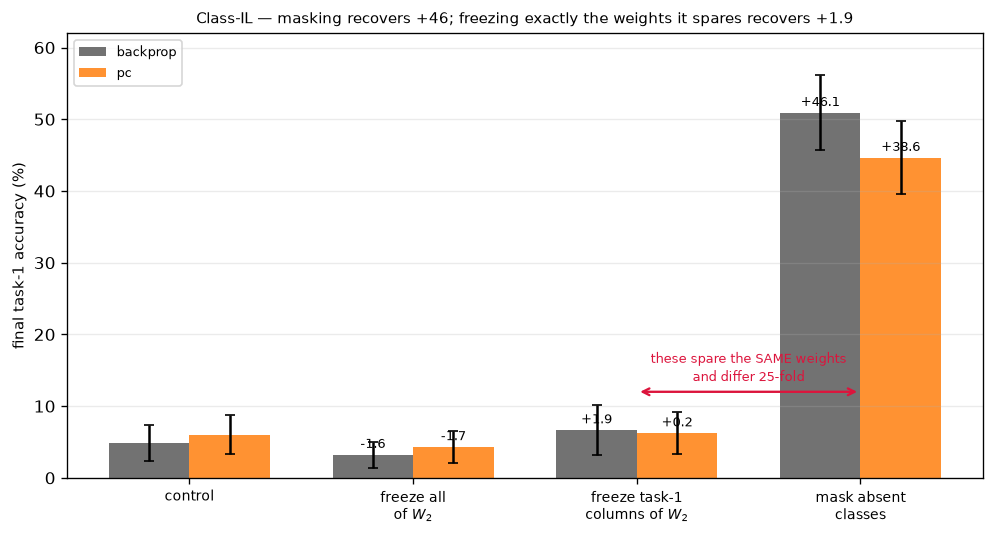

The script that drew this image:
"""Is Class-IL forgetting the task-1 output weights being driven down, or the competition at argmax?

900-series PLOT SCRIPT. Loads a saved array, trains nothing. Results R5 -- the decisive experiment
for the contradiction at the centre of the section.

ONE PLOT, one grid cell, form from 007's SK_PFREEZE: the four conditions as bars against a zero
reference, with the two that ought to agree marked.

THE CONTRADICTION IT RESOLVES. Masking the absent classes recovers a great deal; freezing the
whole output layer recovers nothing (+0.36 ± 0.43, script 130). Both spare the task-1 output
weights during task 2, so naively they should agree. They differ in exactly one way:

    masking        is TRAIN-TIME ONLY. `active_vector` zeroes the error inside `output_error`, so
                   the task-1 units get no gradient -- while `predict` still argmaxes over all ten
                   units and task 2's units keep learning normally.
    freeze all W2  spares the task-1 columns too, but ALSO blocks task 2 from learning through the
                   readout at all, forcing it into W1 and damaging the shared trunk.

806 adds the condition that separates them: freeze ONLY the task-1 columns of W2 and the matching
entries of b2 -- masking's intervention expressed in weight space, with task 2's readout left free.

⚠ THE ANSWER IS THE SECOND OF THREE PRE-COMMITTED READINGS, recorded in 806's docstring BEFORE the
run, so it cannot be rationalised afterwards:
    freeze_w2_t1 ≈ mask      -> the mechanism IS the task-1 readout weights being driven down
    freeze_w2_t1 ≈ control   -> masking works another way; the readout account needs rewriting
    in between               -> both effects are real; report their relative size

    final task-1 accuracy, Class-IL, ten seeds        backprop   pc
        control                                            4.8   6.0
        freeze all of W2                                   3.2   4.3
        freeze task-1 columns of W2 + b2                   6.7   6.3
        mask absent classes                               50.9  44.7

    paired against control          final task-1              crossover
        freeze task-1 columns     +1.87 ± 1.03 (1.8 sem)   +1.16 ± 0.23 (5.0 sem, 10W-0L)
        mask                     +46.11 ± 4.52 (10.2 sem)  +0.20 ± 1.96 (0.1 sem, 3 censored)

Masking recovers about +46; freezing exactly the weights it spares recovers about +1.9. Twenty-five
times smaller, so MASKING DOES NOT WORK BY SPARING THOSE WEIGHTS. The remaining candidate is that
masking changes what W1 learns -- the trunk reshaped to serve an objective with no competing
targets -- which is not a readout account at all.

AND THEY DO NOT EVEN ACT AT THE SAME TIME. Freezing shifts where the curves CROSS (+1.16, 5.0 sem)
and barely moves the endpoint; masking shifts the ENDPOINT by +46 and not the crossing. One
mechanism at two strengths would differ in size but agree in shape. A second, independent reason
to reject the readout account.

⚠ FREEZING ALL OF W2 IS WORSE THAN THE CONTROL (3.2 against 4.8), because it also blocks task 2's
readout path. The three freeze conditions bracket the effect rather than repeating it.

⚠ CENSORING. Under masking, backprop's crossover is undefined on 3/10 seeds -- task 1 never fell
below task 2, the best outcome the metric can encounter. Annotated, never dropped.

Class-IL only: Domain-IL has no absent classes, so neither masking nor a task-1 column freeze is
definable there. That asymmetry is the same structural fact R1 rests on.

Styling follows the 300-series scripts: tab: colours, dpi 120, bbox_inches="tight", 9pt labels.
No shared style module.

PROVENANCE
    806_partial_column_freeze.npz   Class-IL, backprop and pc, seeds 10-19, config_800.yaml,
    matched competence. Freezes applied at the END of task 1, so task 1 trains unhindered in every
    condition.
"""
import sys
from pathlib import Path

ROOT = Path(__file__).resolve().parents[1]
sys.path.insert(0, str(ROOT))

import numpy as np
import matplotlib.pyplot as plt

from src.protocol import figure_path
from src.metrics import paired_diff, paired_sign, sem

SOURCE = ROOT / "experiments" / "806_partial_column_freeze.npz"
CONDITIONS = ["control", "freeze_w2", "freeze_w2_t1", "mask"]
NICE = {"control": "control", "freeze_w2": "freeze all\nof $W_2$",
        "freeze_w2_t1": "freeze task-1\ncolumns of $W_2$", "mask": "mask absent\nclasses"}
RULES = ["backprop", "pc"]
METHOD_COLOR = {"backprop": "0.35", "pc": "tab:orange"}      # as 340 uses


def cells(field):
    d = np.load(SOURCE, allow_pickle=True)
    out = {}
    for i in range(len(d["conditions"])):
        out.setdefault((str(d["conditions"][i]), str(d["methods"][i])), []).append(
            (int(d["seeds"][i]), float(d[f"{field}_{i}"])))
    return {k: np.array([v for _, v in sorted(vs)]) for k, vs in out.items()}


if __name__ == "__main__":
    final, cross = cells("final_t1"), cells("crossover")
    fig, ax = plt.subplots(figsize=(8.4, 4.6))
    x = np.arange(len(CONDITIONS))
    width = 0.36

    for k, rule in enumerate(RULES):
        mu = [sem(final[(c, rule)])[0] for c in CONDITIONS]
        se = [sem(final[(c, rule)])[1] for c in CONDITIONS]
        ax.bar(x + (k - 0.5) * width, mu, width, yerr=se, capsize=3,
               color=METHOD_COLOR[rule], alpha=0.85, label=rule)

    # the pre-committed comparison, drawn: the two conditions that ought to agree, and do not
    ax.annotate("", xy=(2, 12), xytext=(3, 12),
                arrowprops=dict(arrowstyle="<->", lw=1.4, color="crimson"))
    ax.annotate("these spare the SAME weights\nand differ 25-fold", (2.5, 13.5),
                ha="center", fontsize=8, color="crimson", linespacing=1.25)

    for i, c in enumerate(CONDITIONS[1:], start=1):
        for k, rule in enumerate(RULES):
            d, se_, nsem = paired_diff(final[(c, rule)], final[("control", rule)])
            ax.annotate(f"{d:+.1f}", (x[i] + (k - 0.5) * width, sem(final[(c, rule)])[0]),
                        xytext=(0, 4), textcoords="offset points", ha="center", fontsize=7.5)

    ax.set_xticks(x)
    ax.set_xticklabels([NICE[c] for c in CONDITIONS], fontsize=8.5)
    ax.set_ylabel("final task-1 accuracy (%)", fontsize=9)
    ax.set_ylim(0, 62)
    ax.grid(alpha=0.25, axis="y")
    ax.legend(fontsize=8, loc="upper left")
    ax.set_title("Class-IL — masking recovers +46; freezing exactly the weights it spares "
                 "recovers +1.9", fontsize=9)
    fig.tight_layout()
    out = figure_path(__file__)
    fig.savefig(out, dpi=120, bbox_inches="tight")
    print(f"saved {out}")

    for field, data in (("final_t1", final), ("crossover", cross)):
        print(f"\n  {field}, paired against control:")
        for rule in RULES:
            base = data[("control", rule)]
            for c in CONDITIONS[1:]:
                v = data[(c, rule)]
                m, se_, nsem = paired_diff(v, base)
                w, l, t_, p = paired_sign(v, base, censored_is_best=(field == "crossover"))
                cen = int((~np.isfinite(v)).sum())
                print(f"    {rule:9s} {c:13s} {np.nanmean(v):6.2f}   vs control "
                      f"{m:+7.2f} ± {se_:5.2f} ({nsem:4.1f} sem)   sign {w}W-{l}L-{t_}T "
                      f"p={p:.3f}" + (f"   [{cen} censored]" if cen else ""))
